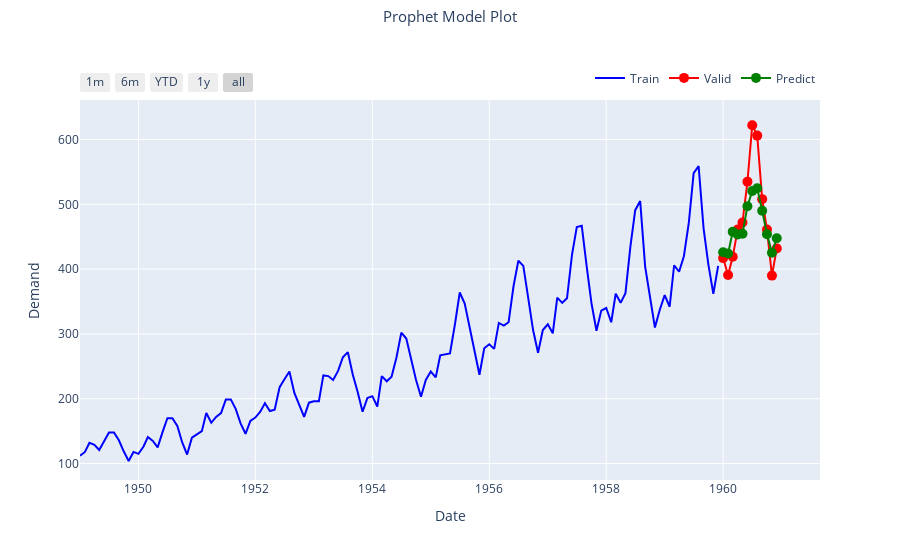

Notebook code for this chart:
### Code cell
forecast_plot(
    train_df,
    valid_df,
    forecast["yhat"],
    ["Train", "Valid", "Predict"],
    "Prophet",
    "Date",
    "Demand",
)

### Figure 1 — Plotly figure (JSON) as saved in the notebook; plotly's stock layout.template omitted (floating-point values rounded to 4 significant figures; data arrays with more than 128 entries replaced by an {"elided": "..."} marker saying what was removed)
{"data": [{"marker": {"color": "blue", "size": 10}, "name": "Train", "textfont": {"color": "black", "family": "Times New Roman", "size": 18}, "type": "scatter", "x": {"elided": "132 str values"}, "y": {"elided": "132 int values"}}, {"marker": {"color": "red", "size": 10}, "name": "Valid", "type": "scatter", "x": ["1960-01-01T00:00:00", "1960-02-01T00:00:00", "1960-03-01T00:00:00", "1960-04-01T00:00:00", "1960-05-01T00:00:00", "1960-06-01T00:00:00", "1960-07-01T00:00:00", "1960-08-01T00:00:00", "1960-09-01T00:00:00", "1960-10-01T00:00:00", "1960-11-01T00:00:00", "1960-12-01T00:00:00"], "y": [417, 391, 419, 461, 472, 535, 622, 606, 508, 461, 390, 432]}, {"marker": {"color": "green", "size": 10}, "name": "Predict", "type": "scatter", "x": ["1960-01-01T00:00:00", "1960-02-01T00:00:00", "1960-03-01T00:00:00", "1960-04-01T00:00:00", "1960-05-01T00:00:00", "1960-06-01T00:00:00", "1960-07-01T00:00:00", "1960-08-01T00:00:00", "1960-09-01T00:00:00", "1960-10-01T00:00:00", "1960-11-01T00:00:00", "1960-12-01T00:00:00"], "y": [426.1, 424.2, 457.8, 453.5, 454.6, 497.2, 520.5, 524.9, 490.2, 453.8, 425.3, 447.7]}], "layout": {"legend": {"orientation": "h", "x": 1, "xanchor": "right", "y": 1.02, "yanchor": "bottom"}, "title": {"font": {"size": 15}, "text": "Prophet Model Plot", "x": 0.5, "xanchor": "center", "y": 0.98, "yanchor": "top"}, "xaxis": {"anchor": "y", "domain": [0, 1], "rangeselector": {"buttons": [{"count": 1, "label": "1m", "step": "month", "stepmode": "backward"}, {"count": 6, "label": "6m", "step": "month", "stepmode": "backward"}, {"count": 1, "label": "YTD", "step": "year", "stepmode": "todate"}, {"count": 1, "label": "1y", "step": "year", "stepmode": "backward"}, {"step": "all"}]}, "title": {"text": "Date"}}, "yaxis": {"anchor": "x", "domain": [0, 1], "title": {"text": "Demand"}}}}
